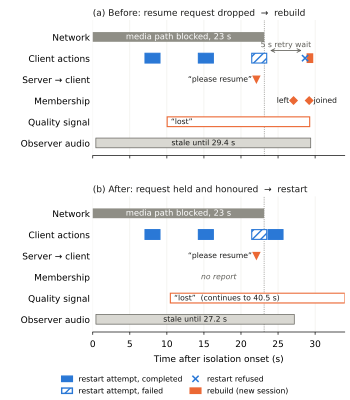

The Python source for this figure:
#!/usr/bin/env python3
"""Fig. 1: the reversal. LiveKit, media-only outage of 23 s, before and after the client fix.

The plotted values are constants in this file, transcribed from two committed trials of the
c4-recovery-regimes repository:
  before: study/livekit-iso-media-23s-O-20261002T053228-4      (run 1, superseded)
  after : study-r2/livekit-iso-media-23s-O-20261002T161609-20  (run 2)
from result.json (isolation), S.json (driver actions) and logs/study/divergence-{all,r2}.json
(server reports, receiver audio). Times are seconds after isolation onset.

When this script is run from the repository (paper/fig1_reversal.py), it first re-derives
every plotted value from those records and stops if any differs from the constants by more
than 0.01 s. Run elsewhere, it skips that check and says so.

usage: python3 paper/fig1_reversal.py     (needs matplotlib; writes fig1_reversal.pdf beside itself)"""
import matplotlib
matplotlib.use("Agg")
matplotlib.rcParams["pdf.fonttype"] = 42  # embed TrueType, not Type 3 (IEEE PDF eXpress rejects Type 3)
matplotlib.rcParams["ps.fonttype"] = 42
import matplotlib.pyplot as plt

BLUE, ORANGE, INK, MUTED, GREY, LIGHT = "#2a78d6", "#eb6834", "#1a1a19", "#5f5e58", "#8f8e86", "#d9d8d2"
T = dict(
    before=dict(title="(a) Before: resume request dropped  →  rebuild",
        outage=(0, 23.14), attempts=[(7.05, 9.07, "ok"), (14.25, 16.27, "ok"), (21.45, 23.47, "fail"), (28.65, 28.66, "refused")],
        rebuild=(28.85, 29.28), request=22.08, left=27.09, joined=29.20, quality=(10.04, 29.27), stale=(0.42, 29.41), wait=(23.47, 28.65)),
    after=dict(title="(b) After: request held and honoured  →  restart",
        outage=(0, 23.12), attempts=[(7.05, 9.07, "ok"), (14.25, 16.27, "ok"), (21.45, 23.47, "fail"), (23.65, 25.67, "ok")],
        rebuild=None, request=22.08, left=None, joined=None, quality=(10.47, 40.47), stale=(0.43, 27.19), wait=None),
)


def verify():
    """Re-derive the constants in T from the committed records, when they are available."""
    import json, os
    root = os.path.dirname(os.path.dirname(os.path.abspath(__file__)))
    src = {"before": ("study", "livekit-iso-media-23s-O-20261002T053228-4", "logs/study/divergence-all.json"),
           "after": ("study-r2", "livekit-iso-media-23s-O-20261002T161609-20", "logs/study/divergence-r2.json")}
    if not os.path.isdir(os.path.join(root, "study")):
        print("records not found beside this script: constants not re-checked"); return
    bad = []
    def chk(name, got, want):
        if (got is None) != (want is None) or (got is not None and abs(got - want) > 0.01): bad.append(f"{name}: records {got} vs constant {want}")
    for key, (top, tid, divf) in src.items():
        d = T[key]; tdir = os.path.join(root, top, tid)
        res = json.load(open(os.path.join(tdir, "result.json"))); S = json.load(open(os.path.join(tdir, "S.json")))
        t0 = res["iso"]["onset"]["after"]; rel = lambda t: (t - t0) / 1000
        chk(f"{key} outage end", rel(res["iso"]["restore"]["after"]), d["outage"][1])
        acts = S["driver"]["actions"]; restarts = [a for a in acts if a["kind"] == "transport_restart"]; rebuilds = [a for a in acts if a["kind"] == "rebuild"]
        chk(f"{key} restart count", float(len(restarts)), float(len(d["attempts"])))
        for a, (ts, te, outcome) in zip(restarts, d["attempts"]):
            chk(f"{key} restart start", rel(a["tStart"]), ts); chk(f"{key} restart end", rel(a["tEnd"]), te)
            got = "ok" if a["result"].get("ok") else "refused" if a["result"].get("refused") else "fail"
            if got != outcome: bad.append(f"{key} restart outcome: records {got} vs constant {outcome}")
        chk(f"{key} rebuild start", rel(rebuilds[0]["tStart"]) if rebuilds else None, d["rebuild"][0] if d["rebuild"] else None)
        row = next(r for r in json.load(open(os.path.join(root, divf))) if r["id"] == tid); L = row["layers"]
        chk(f"{key} resume request", L["B_subject"]["down"], d["request"])
        chk(f"{key} membership left", L["A_membership"]["down"], d["left"]); chk(f"{key} membership joined", L["A_membership"]["up"], d["joined"])
        chk(f"{key} quality onset", L["B_obs_quality"]["down"], d["quality"][0]); chk(f"{key} quality clear", L["B_obs_quality"]["up"], d["quality"][1])
        chk(f"{key} stale from", row["truth"]["down"], d["stale"][0]); chk(f"{key} fresh at", row["truth"]["up"], d["stale"][1])
    if bad: raise SystemExit("constants differ from the committed records:\n  " + "\n  ".join(bad))
    print("constants match the committed records")


verify()
ROWS = ["Network", "Client actions", "Server → client", "Membership", "Quality signal", "Observer audio"]
XMAX = 34
plt.rcParams.update({"font.family": "DejaVu Sans", "font.size": 6.5, "axes.linewidth": 0.5})
fig, axes = plt.subplots(2, 1, figsize=(3.5, 4.0), sharex=True)
for ax, key in zip(axes, ["before", "after"]):
    d = T[key]; y = {r: len(ROWS) - 1 - i for i, r in enumerate(ROWS)}; h = 0.46
    bar = lambda row, a, b, **kw: ax.barh(y[row], min(b, XMAX) - a, left=a, height=h, **kw)
    bar("Network", *d["outage"], color=GREY, edgecolor="none")
    ax.text(sum(d["outage"]) / 2, y["Network"], "media path blocked, 23 s", ha="center", va="center", color="white", fontsize=6)
    for a, b, res in d["attempts"]:
        if res == "refused":
            ax.plot([a], [y["Client actions"]], marker="x", color=BLUE, ms=4.5, mew=1.1, zorder=3)
        else:
            bar("Client actions", a, b, color=BLUE if res == "ok" else "white", edgecolor=BLUE, linewidth=0.8, hatch=None if res == "ok" else "////")
    if d["wait"]:
        ax.annotate("", xy=(d["wait"][1] - 0.1, y["Client actions"] + 0.36), xytext=(d["wait"][0] + 0.1, y["Client actions"] + 0.36), arrowprops=dict(arrowstyle="<->", color=MUTED, lw=0.6))
        ax.text(sum(d["wait"]) / 2, y["Client actions"] + 0.44, "5 s retry wait", ha="center", va="bottom", color=MUTED, fontsize=5.5)
    if d["rebuild"]:
        bar("Client actions", d["rebuild"][0], d["rebuild"][0] + 0.9, color=ORANGE, edgecolor="none")
    ax.plot([d["request"]], [y["Server → client"]], marker="v", color=ORANGE, ms=4.5, zorder=3)
    ax.text(d["request"] - 0.6, y["Server → client"], "“please resume”", ha="right", va="center", color=INK, fontsize=5.5)
    if d["left"]:
        ax.plot([d["left"], d["joined"]], [y["Membership"]] * 2, ls="none", marker="D", color=ORANGE, ms=3.6, zorder=3)
        ax.text(d["left"] - 0.6, y["Membership"], "left", ha="right", va="center", color=INK, fontsize=5.5)
        ax.text(d["joined"] + 0.6, y["Membership"], "joined", ha="left", va="center", color=INK, fontsize=5.5)
    else:
        ax.text(XMAX / 2, y["Membership"], "no report", ha="center", va="center", color=MUTED, fontsize=5.5, style="italic")
    bar("Quality signal", *d["quality"], color="white", edgecolor=ORANGE, linewidth=0.8)
    ax.text(d["quality"][0] + 0.5, y["Quality signal"], "“lost”" + ("  (continues to 40.5 s)" if d["quality"][1] > XMAX else ""), ha="left", va="center", color=INK, fontsize=5.5)
    bar("Observer audio", *d["stale"], color=LIGHT, edgecolor=MUTED, linewidth=0.5)
    ax.text(sum(d["stale"]) / 2, y["Observer audio"], f"stale until {d['stale'][1]:.1f} s", ha="center", va="center", color=INK, fontsize=5.5)
    ax.axvline(d["outage"][1], color=MUTED, lw=0.5, ls=":", zorder=0)
    ax.set_yticks([y[r] for r in ROWS]); ax.set_yticklabels(ROWS); ax.set_ylim(-0.6, len(ROWS) - 0.2); ax.set_xlim(0, XMAX)
    ax.set_title(d["title"], loc="left", fontsize=6.5, pad=3, color=INK)
    for s in ("top", "right", "left"): ax.spines[s].set_visible(False)
    ax.tick_params(axis="y", length=0, pad=2); ax.tick_params(axis="x", length=2, width=0.5)
    ax.set_axisbelow(True); ax.xaxis.grid(True, color="#ecebe6", lw=0.4)
axes[1].set_xlabel("Time after isolation onset (s)")
# legend for the client-action encodings
from matplotlib.patches import Patch
from matplotlib.lines import Line2D
fig.legend(handles=[Patch(facecolor=BLUE, edgecolor=BLUE, label="restart attempt, completed"), Patch(facecolor="white", edgecolor=BLUE, hatch="////", label="restart attempt, failed"),
                    Line2D([], [], marker="x", color=BLUE, ls="none", ms=4.5, mew=1.1, label="restart refused"), Patch(facecolor=ORANGE, edgecolor=ORANGE, label="rebuild (new session)")],
           loc="lower center", ncol=2, frameon=False, fontsize=5.5, handlelength=1.4, columnspacing=1.0, bbox_to_anchor=(0.5, -0.005))
fig.subplots_adjust(left=0.265, right=0.985, top=0.95, bottom=0.17, hspace=0.3)
import os
out = os.path.join(os.path.dirname(os.path.abspath(__file__)), "fig1_reversal")
fig.savefig(out + ".pdf", metadata={"CreationDate": None}); fig.savefig(out + ".png", dpi=300)
print("wrote", out + ".pdf")
